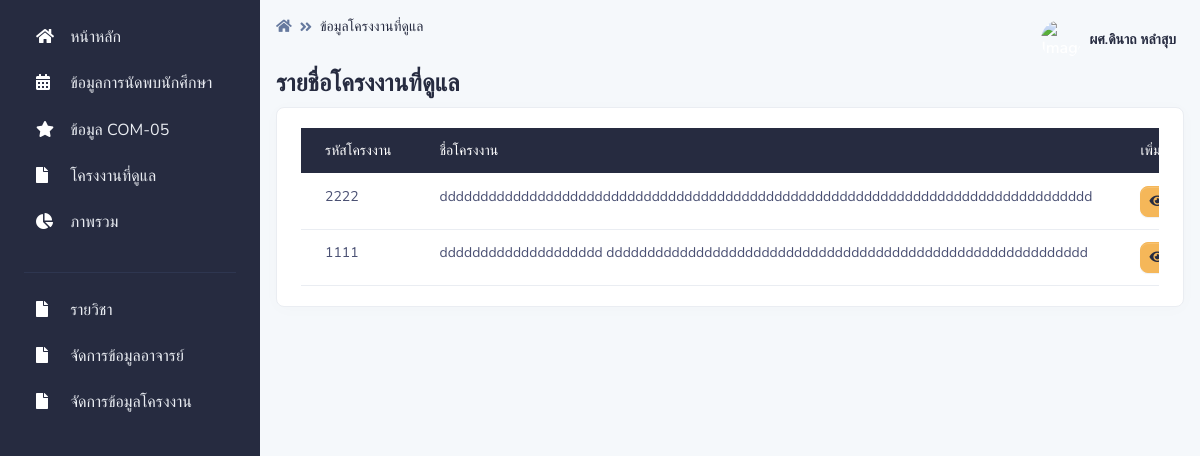
/pages/project_teacher/index.php (signed in), run on an earlier commit of the app's database.
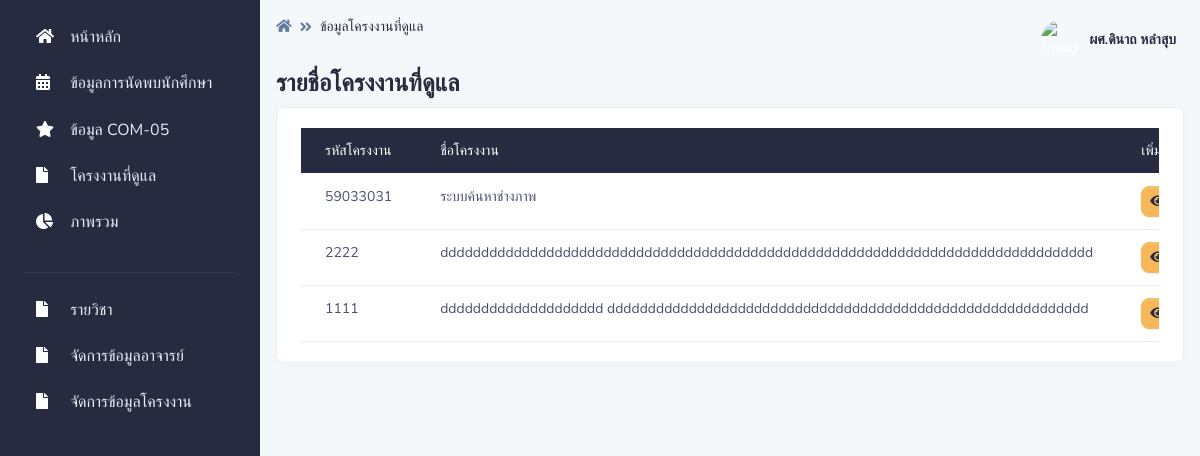
And on a later commit of the database.
### tables this page shows
CREATE TABLE `project` (
  `project_id` int(15) NOT NULL,
  `project_name` varchar(255) NOT NULL,
  `project_type` int(2) NOT NULL,
  `project_adviser1` int(15) NOT NULL,
  `project_adviser2` int(15) NOT NULL,
  `project_status` int(2) NOT NULL,
  `project_record` int(10) NOT NULL DEFAULT 1
);

### pages/project_teacher/index.php (the view, shortened to what this page needs)
<?php
if (!$_SESSION["TeacherID"]){
	  Header("Location: ../../login_te.php");
}else{?>
<!DOCTYPE html>
<html lang="en">
<head>
    <link type="text/css" href="../../vendor/@fortawesome/fontawesome-free/css/all.min.css" rel="stylesheet">
    <link type="text/css" href="../../vendor/notyf/notyf.min.css" rel="stylesheet">
    <link type="text/css" href="../../css/volt.css" rel="stylesheet">
</head>
<body>
    <?php include '../menu_te.php';?>
    <main class="content">
        <nav class="navbar navbar-top navbar-expand navbar-dashboard navbar-dark pl-0 pr-2 pb-0">
            <div class="container-fluid px-0">
                <div class="d-flex justify-content-between w-100" id="navbarSupportedContent">
                    <div class="d-flex">
                        <nav aria-label="breadcrumb">
                            <ol class="breadcrumb breadcrumb-dark breadcrumb-transparent">
                                <li class="breadcrumb-item"><a href="../teacher"><span
                                            class="fas fa-home"></span></a></li>
                                <li class="breadcrumb-item active" aria-current="page">ข้อมูลโครงงานที่ดูแล</li>
                            </ol>
                        </nav>
                    </div>
                    <?php include '../navbar_te.php';?>
                </div>
            </div>
        </nav>
        <div class="py-0">
            <div class="d-flex justify-content-between w-100 flex-wrap">
                <div class="mb-3 mb-lg-0">
                    <h1 class="h4">รายชื่อโครงงานที่ดูแล</h1>
                </div>
            </div>
        </div>
        <div class="card border-light shadow-sm mb-4">
            <div class="card-body">
                <div class="table-responsive">
                    <table class="table">
                        <thead class=" table table-dark table-hover">
                            <tr>
                                <td>รหัสโครงงาน</td>
                                <td>ชื่อโครงงาน</td>
                                <td>เพิ่มเติม</td>
                            </tr>
                        </thead>
                        <tbody>
                        <?php
           include '../../conn.php';
           $id_teacher =$_SESSION["TeacherID"];
					$sql = "SELECT
                    project.project_id,
                    project.project_name,
                    project.project_adviser1
                    FROM
                    project
                    WHERE
                    project.project_adviser1 = '$id_teacher'
                    ORDER BY
                    project.project_id DESC";
					$result = $con->query($sql);
					if ($result->num_rows > 0) {
						while($row = $result->fetch_assoc()) {
                            echo '
                            <tr>
                                <td>'. $row["project_id"].'</td>
                                <td>'. mb_substr($row["project_name"],0,80,'UTF-8').'</td>
                                <td><a class="btn btn-warning btn-sm" type="button" href="project_adviser.php?act=show&ID=' . $row["project_id"].'"><span class="fas fa-eye mr-2" herf="#"></span>เพิ่มเติม</a></td>
                            </tr>';
                        }
                        }
                        ?>
                        </tbody>
                    </table>
                </div>
            </div>
        </div>
        <?php include '../footer.php';?>
    </main>
</body>
</html>
<?php }?>

What changed in the data, as far as the page shows it:
now on this page (row edited): project: project_id "59033031", project_name "ระบบค้นหาช่างภาพ"
